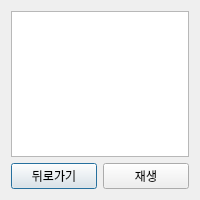
<?xml version="1.0" encoding="UTF-8"?>
<ui version="4.0">
 <class>VideoListDialog</class>
 <widget class="QDialog" name="VideoListDialog">
  <property name="geometry">
   <rect>
    <x>0</x>
    <y>0</y>
    <width>200</width>
    <height>200</height>
   </rect>
  </property>
  <property name="windowTitle">
   <string>Dialog</string>
  </property>
  <layout class="QVBoxLayout" name="verticalLayout">
   <item>
    <widget class="QListWidget" name="listWidget"/>
   </item>
   <item>
    <layout class="QHBoxLayout" name="horizontalLayout">
     <item>
      <widget class="QPushButton" name="back_pushButton">
       <property name="text">
        <string>뒤로가기</string>
       </property>
      </widget>
     </item>
     <item>
      <widget class="QPushButton" name="play_pushButton">
       <property name="text">
        <string>재생</string>
       </property>
      </widget>
     </item>
    </layout>
   </item>
  </layout>
 </widget>
 <resources/>
 <connections/>
</ui>
